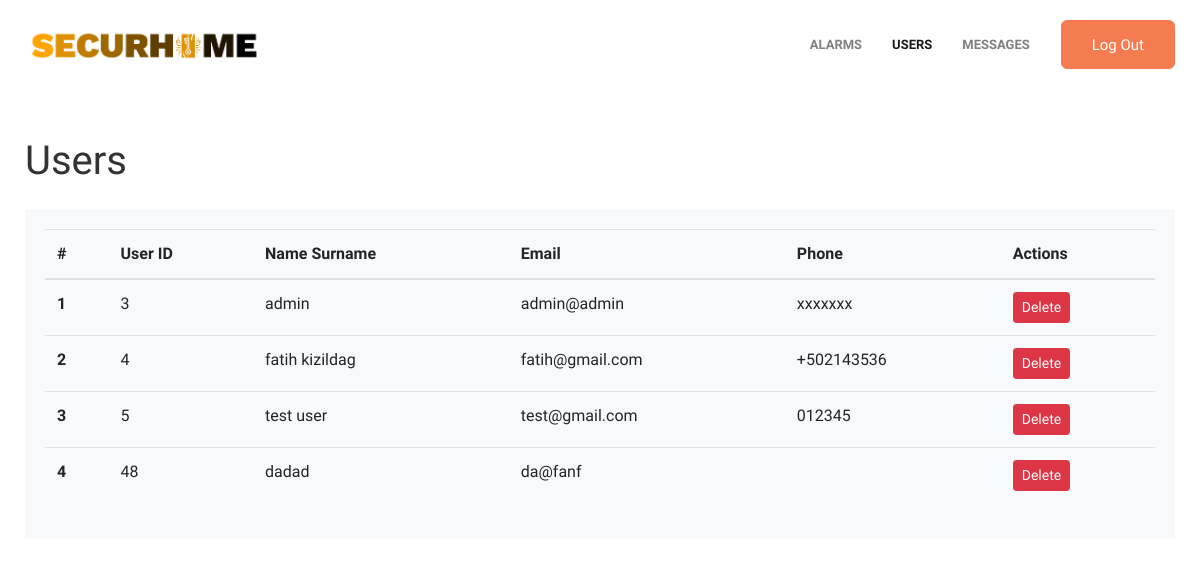
The page /Users.php on the database its author committed.
### tables this page shows
CREATE TABLE `users` (
  `id` int(11) NOT NULL,
  `name_surname` text NOT NULL,
  `mail` varchar(1000) NOT NULL,
  `password` text NOT NULL,
  `phone` varchar(15) NOT NULL
);

### Users.php (the view, shortened to what this page needs)
<?php
include "./connection/connect.php";
$userAsk=$db->prepare("SELECT * FROM users ORDER BY id ASC");
$userAsk->execute();
?>
<!DOCTYPE html>
<html lang="en">
<head>
  <link rel="stylesheet" href="assets/css/style-starter.css" />
</head>
<body>
  <header class="w3l-header-nav">
    <nav class="navbar navbar-expand-lg navbar-light fill px-lg-0 py-0 px-3">
      <div class="container">
        <a class="navbar-brand" href="index.php">
          <img src="assets/images/lg.png" alt="Your logo" style="height: 35px" />
        </a>
        <div class="collapse navbar-collapse" id="navbarSupportedContent">
          <ul class="navbar-nav ml-auto">
            <li class="nav-item @@contact__active">
              <a class="nav-link" href="AdminAlarms.php">Alarms</a>
            </li>
            <li class="nav-item active">
              <a class="nav-link" href="Users.php">Users</a>
            </li>
            <li class="nav-item @@contact__active">
              <a class="nav-link" href="messages.php">Messages</a>
            </li>
          </ul>
          <a href="index.php" class="ml-3 book btn btn-secondary btn-style">Log Out</a>
        </div>
      </div>
    </nav>
  </header>
  <section>
    <div class="container py-5">
      <h1 class="mb-4">Users</h1>
      <div class="table-container">
        <div class="table-responsive">
          <table class="table">
            <thead>
              <tr>
                <th scope="col">#</th>
                <th scope="col">User ID</th>
                <th scope="col">Name Surname</th>
                <th scope="col">Email</th>
                <th scope="col">Phone</th>
                <th scope="col">Actions</th>
              </tr>
            </thead>
            <tbody>
              <?php
              $counter = 1;
              while ($userGet = $userAsk->fetch(PDO::FETCH_ASSOC)) {
                ?>
                <tr>
                  <th scope="row"><?php echo $counter; ?></th>
                  <td><?php echo $userGet['id'] ?></td>
                  <td><?php echo $userGet['name_surname'] ?></td>
                  <td><?php echo $userGet['mail'] ?></td>
                  <td><?php echo $userGet['phone'] ?></td>
                  <td>
                    <button class="btn btn-danger btn-sm btn-delete" onclick="deleteUser(<?php echo $userGet['id']; ?>)">
                      Delete
                    </button>
                  </td>
                </tr>
                <?php $counter++;
              } ?>
            </tbody>
          </table>
        </div>
      </div>
    </div>
  </section>
</body>
</html>

### Users.php (style rules this page uses)
h1 { color: #333; }
.table-container { background-color: #f8f9fa; padding: 20px; }
.btn-delete { color: #fff; background-color: #dc3545; border-color: #dc3545; }

### rows shown on the page
users: id "3", name_surname "admin", mail "admin@admin", phone "xxxxxxx"
users: id "4", name_surname "fatih kizildag", mail "fatih@gmail.com", phone "+502143536"
users: id "5", name_surname "test user", mail "test@gmail.com", phone "012345"
users: id "48", name_surname "dadad", mail "da@fanf"
